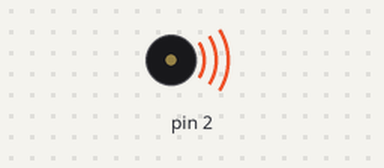
A sketch run on a simulated Arduino Uno, built with avr-gcc and run on an emulated ATmega328P. Shown: buzzer (waves = sounding).

Above: at 0.1 s.
Timing chart, 0 to 40.0 s (numbered marks = the images above):
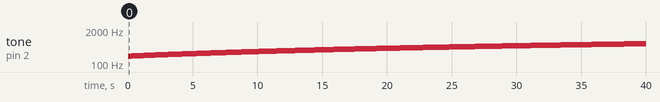

The sketch:

audio.ino
```cpp
void setup() {
  // put your setup code here, to run once:

}

void loop() {
  while (true) {
    for (int i = 200; i < 8000; i++){
      tone(2, i);
      delay(100);
    }
  }
}
```

Measured:
- by itself, tone on pin 2: plays 200 Hz for 0.10 s, 201 Hz for 0.10 s, 202 Hz for 0.10 s, 203 Hz for 0.10 s, 204 Hz for 0.10 s, 205 Hz for 0.10 s … (400 notes in this stretch)
